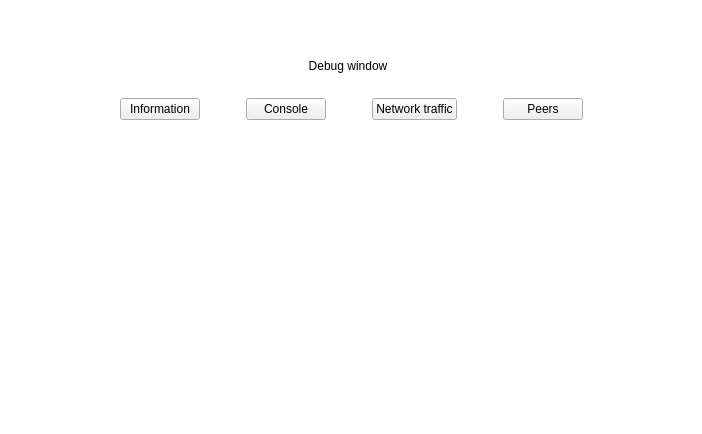
<?xml version="1.0" encoding="UTF-8"?>
<ui version="4.0">
 <class>SettingsAdvance</class>
 <widget class="QDialog" name="SettingsAdvance">
  <property name="geometry">
   <rect>
    <x>0</x>
    <y>0</y>
    <width>702</width>
    <height>434</height>
   </rect>
  </property>
  <property name="windowTitle">
   <string>Form</string>
  </property>
  <property name="styleSheet">
   <string notr="true">#SettingsAdvance{
background-color:transparent;
}
</string>
  </property>
  <layout class="QVBoxLayout" name="verticalLayout">
   <property name="leftMargin">
    <number>20</number>
   </property>
   <property name="topMargin">
    <number>20</number>
   </property>
   <property name="rightMargin">
    <number>20</number>
   </property>
   <property name="bottomMargin">
    <number>20</number>
   </property>
   <item>
    <widget class="QFrame" name="frame">
     <property name="autoFillBackground">
      <bool>false</bool>
     </property>
     <property name="styleSheet">
      <string notr="true">#frame{
  background-color: white;
  padding: 10px 10px 10px 10px;
  border-radius: 20px;
}</string>
     </property>
     <property name="frameShape">
      <enum>QFrame::StyledPanel</enum>
     </property>
     <property name="frameShadow">
      <enum>QFrame::Raised</enum>
     </property>
     <layout class="QVBoxLayout" name="verticalLayout_2">
      <property name="leftMargin">
       <number>0</number>
      </property>
      <property name="topMargin">
       <number>0</number>
      </property>
      <property name="rightMargin">
       <number>0</number>
      </property>
      <property name="bottomMargin">
       <number>0</number>
      </property>
      <item>
       <spacer name="verticalSpacer">
        <property name="orientation">
         <enum>Qt::Vertical</enum>
        </property>
        <property name="sizeType">
         <enum>QSizePolicy::Fixed</enum>
        </property>
        <property name="sizeHint" stdset="0">
         <size>
          <width>20</width>
          <height>20</height>
         </size>
        </property>
       </spacer>
      </item>
      <item>
       <layout class="QHBoxLayout" name="horizontalLayout" stretch="0,1,0">
        <item>
         <spacer name="horizontalSpacer_4">
          <property name="orientation">
           <enum>Qt::Horizontal</enum>
          </property>
          <property name="sizeType">
           <enum>QSizePolicy::Fixed</enum>
          </property>
          <property name="sizeHint" stdset="0">
           <size>
            <width>32</width>
            <height>20</height>
           </size>
          </property>
         </spacer>
        </item>
        <item>
         <widget class="QLabel" name="labelTitle">
          <property name="text">
           <string>Debug window</string>
          </property>
          <property name="alignment">
           <set>Qt::AlignCenter</set>
          </property>
         </widget>
        </item>
        <item>
         <widget class="QPushButton" name="btnEsc">
          <property name="minimumSize">
           <size>
            <width>32</width>
            <height>32</height>
           </size>
          </property>
          <property name="maximumSize">
           <size>
            <width>32</width>
            <height>32</height>
           </size>
          </property>
          <property name="styleSheet">
           <string notr="true">#btnEsc {
background-color:transparent;
border:0;
background-image: url(&quot;:/icons/ic-close&quot;) ;
background-repeat:no-repeat;
background-position:center;
}

#btnEsc:hover {
background-image: url(&quot;:/icons/ic-close-active&quot;) ;
}</string>
          </property>
          <property name="text">
           <string/>
          </property>
         </widget>
        </item>
       </layout>
      </item>
      <item>
       <spacer name="verticalSpacer_2">
        <property name="orientation">
         <enum>Qt::Vertical</enum>
        </property>
        <property name="sizeType">
         <enum>QSizePolicy::Fixed</enum>
        </property>
        <property name="sizeHint" stdset="0">
         <size>
          <width>20</width>
          <height>10</height>
         </size>
        </property>
       </spacer>
      </item>
      <item>
       <layout class="QHBoxLayout" name="horizontalLayout_3">
        <item>
         <spacer name="horizontalSpacer">
          <property name="orientation">
           <enum>Qt::Horizontal</enum>
          </property>
          <property name="sizeHint" stdset="0">
           <size>
            <width>40</width>
            <height>20</height>
           </size>
          </property>
         </spacer>
        </item>
        <item>
         <widget class="QPushButton" name="btnInformation">
          <property name="styleSheet">
           <string notr="true"/>
          </property>
          <property name="text">
           <string>Information</string>
          </property>
         </widget>
        </item>
        <item>
         <spacer name="horizontalSpacer_5">
          <property name="orientation">
           <enum>Qt::Horizontal</enum>
          </property>
          <property name="sizeType">
           <enum>QSizePolicy::Fixed</enum>
          </property>
          <property name="sizeHint" stdset="0">
           <size>
            <width>40</width>
            <height>20</height>
           </size>
          </property>
         </spacer>
        </item>
        <item>
         <widget class="QPushButton" name="btnConsole">
          <property name="styleSheet">
           <string notr="true"/>
          </property>
          <property name="text">
           <string>Console</string>
          </property>
         </widget>
        </item>
        <item>
         <spacer name="horizontalSpacer_2">
          <property name="orientation">
           <enum>Qt::Horizontal</enum>
          </property>
          <property name="sizeType">
           <enum>QSizePolicy::Fixed</enum>
          </property>
          <property name="sizeHint" stdset="0">
           <size>
            <width>40</width>
            <height>20</height>
           </size>
          </property>
         </spacer>
        </item>
        <item>
         <widget class="QPushButton" name="btnNetwork">
          <property name="text">
           <string>Network traffic</string>
          </property>
         </widget>
        </item>
        <item>
         <spacer name="horizontalSpacer_3">
          <property name="orientation">
           <enum>Qt::Horizontal</enum>
          </property>
          <property name="sizeType">
           <enum>QSizePolicy::Fixed</enum>
          </property>
          <property name="sizeHint" stdset="0">
           <size>
            <width>40</width>
            <height>20</height>
           </size>
          </property>
         </spacer>
        </item>
        <item>
         <widget class="QPushButton" name="btnPeers">
          <property name="text">
           <string>Peers</string>
          </property>
         </widget>
        </item>
        <item>
         <spacer name="horizontalSpacer_6">
          <property name="orientation">
           <enum>Qt::Horizontal</enum>
          </property>
          <property name="sizeHint" stdset="0">
           <size>
            <width>40</width>
            <height>20</height>
           </size>
          </property>
         </spacer>
        </item>
       </layout>
      </item>
      <item>
       <spacer name="verticalSpacer_6">
        <property name="orientation">
         <enum>Qt::Vertical</enum>
        </property>
        <property name="sizeType">
         <enum>QSizePolicy::Fixed</enum>
        </property>
        <property name="sizeHint" stdset="0">
         <size>
          <width>20</width>
          <height>10</height>
         </size>
        </property>
       </spacer>
      </item>
      <item>
       <layout class="QHBoxLayout" name="horizontalLayout_2">
        <item>
         <widget class="QStackedWidget" name="stackedWidget">
          <widget class="QWidget" name="page_7"/>
          <widget class="QWidget" name="page_8"/>
         </widget>
        </item>
       </layout>
      </item>
      <item>
       <spacer name="verticalSpacer_5">
        <property name="orientation">
         <enum>Qt::Vertical</enum>
        </property>
        <property name="sizeHint" stdset="0">
         <size>
          <width>20</width>
          <height>40</height>
         </size>
        </property>
       </spacer>
      </item>
     </layout>
    </widget>
   </item>
  </layout>
 </widget>
 <resources/>
 <connections/>
</ui>
